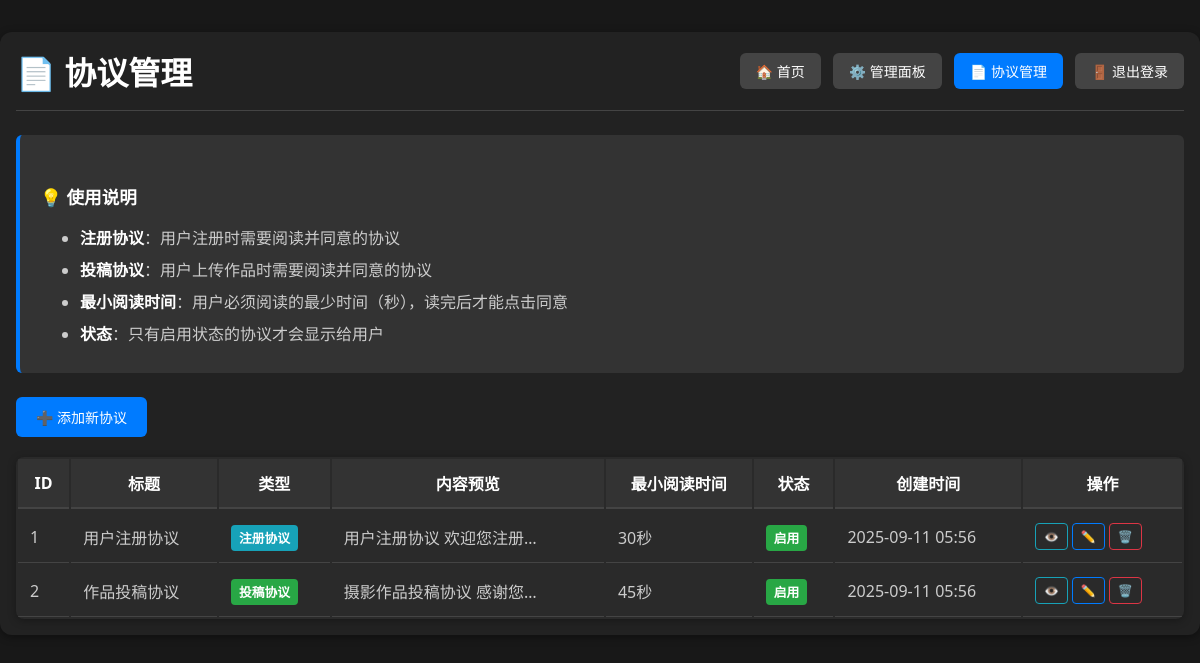
The app's page /agreement_management (signed in) with its own data.
### app.py (models this page shows)
class Agreement(db.Model):
    id = db.Column(db.Integer, primary_key=True)
    title = db.Column(db.String(100), nullable=False)  # 协议标题
    content = db.Column(db.Text, nullable=False)  # 协议内容（HTML格式）
    agreement_type = db.Column(db.String(20), nullable=False)  # 协议类型：register, upload
    min_read_time = db.Column(db.Integer, default=10)  # 最小阅读时间（秒）
    is_active = db.Column(db.Boolean, default=True)  # 是否启用
    created_at = db.Column(db.DateTime, default=db.func.current_timestamp())
    updated_at = db.Column(db.DateTime, default=db.func.current_timestamp(), onupdate=db.func.current_timestamp())

### app.py (the view)
@app.route('/agreement_management')
@super_admin_required
def agreement_management():
    agreements = Agreement.query.all()
    return render_template('agreement_management.html', agreements=agreements)

### app.py (called while the page is built)
def super_admin_required(f):
    @wraps(f)
    def decorated_function(*args, **kwargs):
        if 'user_id' not in session:
            return redirect(url_for('login'))
        user = User.query.get(session['user_id'])
        if not user or not user.is_active:
            session.clear()  # 清除session
            flash('账户已被禁用，请联系管理员')
            return redirect(url_for('login'))
        elif user.role < 3:
            flash('需要系统管理员权限')
            return redirect(url_for('index'))
        return f(*args, **kwargs)
    return decorated_function

### templates/agreement_management.html (shortened to what this page needs)
<!DOCTYPE html>
<html lang="zh-CN">
<head>
</head>
<body>
    <div class="container">
        <div class="header">
            <h1 class="title">📄 协议管理</h1>
            <div class="nav-links">
                <a href="{{ url_for('index') }}" class="nav-btn">🏠 首页</a>
                <a href="{{ url_for('admin') }}" class="nav-btn">⚙️ 管理面板</a>
                <a href="{{ url_for('agreement_management') }}" class="nav-btn active">📄 协议管理</a>
                <a href="{{ url_for('logout') }}" class="nav-btn">🚪 退出登录</a>
            </div>
        </div>
        <div class="usage-info">
            <h5>💡 使用说明</h5>
            <ul>
                <li><strong>注册协议</strong>：用户注册时需要阅读并同意的协议</li>
                <li><strong>投稿协议</strong>：用户上传作品时需要阅读并同意的协议</li>
                <li><strong>最小阅读时间</strong>：用户必须阅读的最少时间（秒），读完后才能点击同意</li>
                <li><strong>状态</strong>：只有启用状态的协议才会显示给用户</li>
            </ul>
        </div>
        <div style="margin-bottom: 20px;">
            <a href="{{ url_for('add_agreement') }}" class="btn btn-primary">
                ➕ 添加新协议
            </a>
        </div>
        <div class="table-container">
            <table class="table">
                <thead>
                    <tr>
                        <th>ID</th>
                        <th>标题</th>
                        <th>类型</th>
                        <th>内容预览</th>
                        <th>最小阅读时间</th>
                        <th>状态</th>
                        <th>创建时间</th>
                        <th>操作</th>
                    </tr>
                </thead>
                <tbody>
                    {% for agreement in agreements %}
                    <tr>
                        <td>{{ agreement.id }}</td>
                        <td>{{ agreement.title }}</td>
                        <td>
                            {% if agreement.agreement_type == 'register' %}
                                <span class="badge badge-info">注册协议</span>
                            {% elif agreement.agreement_type == 'upload' %}
                                <span class="badge badge-success">投稿协议</span>
                            {% else %}
                                <span class="badge badge-secondary">其他</span>
                            {% endif %}
                        </td>
                        <td>
                            <div class="content-section" title="{{ agreement.content|striptags }}">
                                {{ agreement.content|striptags|truncate(50) }}
                            </div>
                        </td>
                        <td>{{ agreement.min_read_time }}秒</td>
                        <td>
                            {% if agreement.is_active %}
                                <span class="badge badge-success">启用</span>
                            {% else %}
                                <span class="badge badge-danger">禁用</span>
                            {% endif %}
                        </td>
                        <td>{{ agreement.created_at.strftime('%Y-%m-%d %H:%M') }}</td>
                        <td>
                            <div class="btn-group">
                                <a href="{{ url_for('view_agreement', agreement_id=agreement.id) }}"
                                   class="btn-outline btn-outline-info" title="查看">
                                    👁️
                                </a>
                                <a href="{{ url_for('edit_agreement', agreement_id=agreement.id) }}"
                                   class="btn-outline btn-outline-primary" title="编辑">
                                    ✏️
                                </a>
                                <button type="button" class="btn-outline btn-outline-danger delete-btn"
                                        data-agreement-id="{{ agreement.id }}" title="删除">
                                    🗑️
                                </button>
                            </div>
                        </td>
                    </tr>
                    {% else %}
                    <tr>
                        <td colspan="8" class="empty-message">暂无协议记录</td>
                    </tr>
                    {% endfor %}
                </tbody>
            </table>
        </div>
    </div>
</body>
</html>

### templates/agreement_management.html (style rules this page uses)
body { background: #181818; color: #fff; font-family: 'Segoe UI', Arial, sans-serif; margin: 0; padding: 0; }
.container { max-width: 1200px; margin: 32px auto; padding: 16px; background: #222; border-radius: 12px; box-shadow: 0 2px 8px #0006; }
.header { display: flex; justify-content: space-between; align-items: center; margin-bottom: 24px; padding-bottom: 16px; border-bottom: 1px solid #444; flex-wrap: wrap; gap: 16px; }
.title { font-size: clamp(1.5rem, 4vw, 2rem); margin: 0; }
.nav-links { display: flex; gap: 12px; flex-wrap: wrap; }
.nav-btn { padding: 8px 16px; background: #444; color: #fff; text-decoration: none; border-radius: 6px; transition: background 0.2s; font-size: 14px; }
.nav-btn.active { background: #007bff; }
.usage-info { background: #333; border-left: 4px solid #007bff; padding: 20px; margin-bottom: 24px; border-radius: 6px; }
.usage-info h5 { color: #fff; margin-bottom: 12px; font-size: 1.1rem; }
.usage-info ul { margin-bottom: 0; color: #ccc; }
.usage-info li { margin-bottom: 8px; }
.usage-info strong { color: #fff; }
.btn { padding: 10px 20px; border: none; border-radius: 6px; cursor: pointer; text-decoration: none; display: inline-block; font-size: 14px; transition: background 0.2s; }
.btn-primary { background: #007bff; color: white; }
.table-container { background: #2a2a2a; border-radius: 8px; overflow: hidden; margin-top: 20px; box-shadow: 0 2px 8px rgba(0,0,0,0.3); }
.table { width: 100%; margin-bottom: 0; color: #fff; }
.table th { background: #333; color: #fff; padding: 12px; font-weight: bold; border-bottom: 2px solid #444; }
.table td { padding: 12px; border-bottom: 1px solid #444; color: #ccc; }
.content-section { max-width: 200px; overflow: hidden; text-overflow: ellipsis; white-space: nowrap; }
.badge { padding: 4px 8px; border-radius: 4px; font-size: 0.8em; font-weight: bold; }
.badge-info { background: #17a2b8; color: white; }
.badge-success { background: #28a745; color: white; }
.btn-group { display: flex; gap: 4px; }
.btn-outline { background: transparent; border: 1px solid; padding: 4px 8px; border-radius: 4px; text-decoration: none; font-size: 12px; transition: all 0.2s; }
.btn-outline-info { color: #17a2b8; border-color: #17a2b8; }
.btn-outline-primary { color: #007bff; border-color: #007bff; }
.btn-outline-danger { color: #dc3545; border-color: #dc3545; background: transparent; cursor: pointer; }

### records on screen
Agreement: id "1", title "用户注册协议", agreement_type "注册协议", content "用户注册协议 欢迎您注册…", min_read_time "30", is_active "启用", created_at "2025-09-11 05:56"
Agreement: id "2", title "作品投稿协议", agreement_type "投稿协议", content "摄影作品投稿协议 感谢您…", min_read_time "45", is_active "启用", created_at "2025-09-11 05:56"
